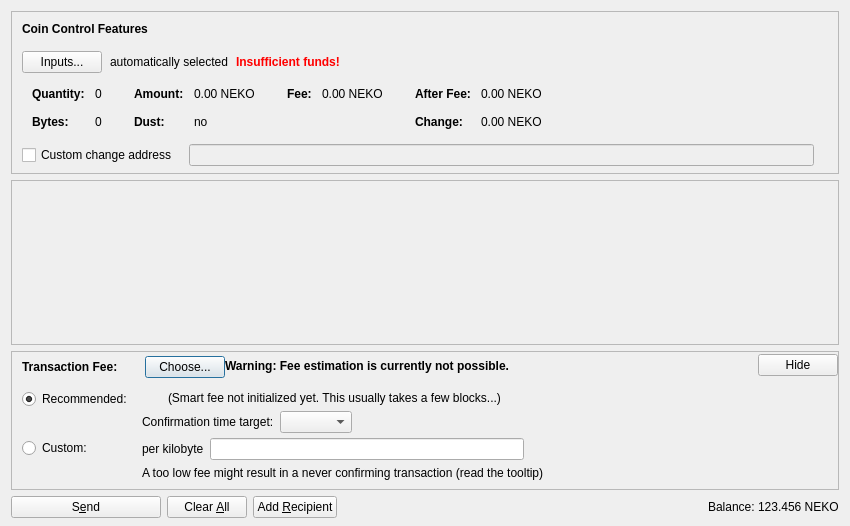
<?xml version="1.0" encoding="UTF-8"?>
<ui version="4.0">
 <class>SendCoinsDialog</class>
 <widget class="QDialog" name="SendCoinsDialog">
  <property name="geometry">
   <rect>
    <x>0</x>
    <y>0</y>
    <width>850</width>
    <height>526</height>
   </rect>
  </property>
  <property name="windowTitle">
   <string>Send Coins</string>
  </property>
  <layout class="QVBoxLayout" name="verticalLayout" stretch="0,1,0,0">
   <property name="bottomMargin">
    <number>8</number>
   </property>
   <item>
    <widget class="QFrame" name="frameCoinControl">
     <property name="sizePolicy">
      <sizepolicy hsizetype="Expanding" vsizetype="Expanding">
       <horstretch>0</horstretch>
       <verstretch>0</verstretch>
      </sizepolicy>
     </property>
     <property name="maximumSize">
      <size>
       <width>16777215</width>
       <height>16777215</height>
      </size>
     </property>
     <property name="frameShape">
      <enum>QFrame::StyledPanel</enum>
     </property>
     <property name="frameShadow">
      <enum>QFrame::Sunken</enum>
     </property>
     <layout class="QVBoxLayout" name="verticalLayoutCoinControl2">
      <property name="spacing">
       <number>0</number>
      </property>
      <property name="leftMargin">
       <number>0</number>
      </property>
      <property name="topMargin">
       <number>0</number>
      </property>
      <property name="rightMargin">
       <number>0</number>
      </property>
      <property name="bottomMargin">
       <number>6</number>
      </property>
      <item>
       <layout class="QVBoxLayout" name="verticalLayoutCoinControl" stretch="0,0,0,0,1">
        <property name="spacing">
         <number>0</number>
        </property>
        <property name="leftMargin">
         <number>10</number>
        </property>
        <property name="topMargin">
         <number>10</number>
        </property>
        <item>
         <layout class="QHBoxLayout" name="horizontalLayoutCoinControl1">
          <property name="bottomMargin">
           <number>15</number>
          </property>
          <item>
           <widget class="QLabel" name="labelCoinControlFeatures">
            <property name="sizePolicy">
             <sizepolicy hsizetype="Preferred" vsizetype="Maximum">
              <horstretch>0</horstretch>
              <verstretch>0</verstretch>
             </sizepolicy>
            </property>
            <property name="font">
             <font>
              <weight>75</weight>
              <bold>true</bold>
             </font>
            </property>
            <property name="styleSheet">
             <string notr="true">font-weight:bold;</string>
            </property>
            <property name="text">
             <string>Coin Control Features</string>
            </property>
           </widget>
          </item>
         </layout>
        </item>
        <item>
         <layout class="QHBoxLayout" name="horizontalLayoutCoinControl2" stretch="0,0,0,0">
          <property name="spacing">
           <number>8</number>
          </property>
          <property name="bottomMargin">
           <number>10</number>
          </property>
          <item>
           <widget class="QPushButton" name="pushButtonCoinControl">
            <property name="styleSheet">
             <string notr="true"/>
            </property>
            <property name="text">
             <string>Inputs...</string>
            </property>
            <property name="autoDefault">
             <bool>false</bool>
            </property>
           </widget>
          </item>
          <item>
           <widget class="QLabel" name="labelCoinControlAutomaticallySelected">
            <property name="text">
             <string>automatically selected</string>
            </property>
            <property name="margin">
             <number>5</number>
            </property>
           </widget>
          </item>
          <item>
           <widget class="QLabel" name="labelCoinControlInsuffFunds">
            <property name="font">
             <font>
              <weight>75</weight>
              <bold>true</bold>
             </font>
            </property>
            <property name="styleSheet">
             <string notr="true">color:red;font-weight:bold;</string>
            </property>
            <property name="text">
             <string>Insufficient funds!</string>
            </property>
            <property name="margin">
             <number>5</number>
            </property>
           </widget>
          </item>
          <item>
           <spacer name="horizontalSpacerCoinControl">
            <property name="orientation">
             <enum>Qt::Horizontal</enum>
            </property>
            <property name="sizeHint" stdset="0">
             <size>
              <width>40</width>
              <height>1</height>
             </size>
            </property>
           </spacer>
          </item>
         </layout>
        </item>
        <item>
         <widget class="QWidget" name="widgetCoinControl" native="true">
          <property name="sizePolicy">
           <sizepolicy hsizetype="Preferred" vsizetype="Preferred">
            <horstretch>0</horstretch>
            <verstretch>0</verstretch>
           </sizepolicy>
          </property>
          <property name="minimumSize">
           <size>
            <width>0</width>
            <height>0</height>
           </size>
          </property>
          <property name="styleSheet">
           <string notr="true"/>
          </property>
          <layout class="QHBoxLayout" name="horizontalLayoutCoinControl5">
           <property name="leftMargin">
            <number>0</number>
           </property>
           <property name="topMargin">
            <number>0</number>
           </property>
           <property name="rightMargin">
            <number>0</number>
           </property>
           <property name="bottomMargin">
            <number>0</number>
           </property>
           <item>
            <layout class="QHBoxLayout" name="horizontalLayoutCoinControl3" stretch="0,0,0,1">
             <property name="spacing">
              <number>20</number>
             </property>
             <property name="topMargin">
              <number>0</number>
             </property>
             <property name="bottomMargin">
              <number>10</number>
             </property>
             <item>
              <layout class="QFormLayout" name="formLayoutCoinControl1">
               <property name="horizontalSpacing">
                <number>10</number>
               </property>
               <property name="verticalSpacing">
                <number>14</number>
               </property>
               <property name="leftMargin">
                <number>10</number>
               </property>
               <property name="topMargin">
                <number>4</number>
               </property>
               <property name="rightMargin">
                <number>6</number>
               </property>
               <item row="0" column="0">
                <widget class="QLabel" name="labelCoinControlQuantityText">
                 <property name="font">
                  <font>
                   <weight>75</weight>
                   <bold>true</bold>
                  </font>
                 </property>
                 <property name="text">
                  <string>Quantity:</string>
                 </property>
                 <property name="margin">
                  <number>0</number>
                 </property>
                </widget>
               </item>
               <item row="0" column="1">
                <widget class="QLabel" name="labelCoinControlQuantity">
                 <property name="cursor">
                  <cursorShape>IBeamCursor</cursorShape>
                 </property>
                 <property name="contextMenuPolicy">
                  <enum>Qt::ActionsContextMenu</enum>
                 </property>
                 <property name="text">
                  <string notr="true">0</string>
                 </property>
                 <property name="margin">
                  <number>0</number>
                 </property>
                 <property name="textInteractionFlags">
                  <set>Qt::LinksAccessibleByMouse|Qt::TextSelectableByKeyboard|Qt::TextSelectableByMouse</set>
                 </property>
                </widget>
               </item>
               <item row="1" column="0">
                <widget class="QLabel" name="labelCoinControlBytesText">
                 <property name="font">
                  <font>
                   <weight>75</weight>
                   <bold>true</bold>
                  </font>
                 </property>
                 <property name="text">
                  <string>Bytes:</string>
                 </property>
                </widget>
               </item>
               <item row="1" column="1">
                <widget class="QLabel" name="labelCoinControlBytes">
                 <property name="cursor">
                  <cursorShape>IBeamCursor</cursorShape>
                 </property>
                 <property name="contextMenuPolicy">
                  <enum>Qt::ActionsContextMenu</enum>
                 </property>
                 <property name="text">
                  <string notr="true">0</string>
                 </property>
                 <property name="textInteractionFlags">
                  <set>Qt::LinksAccessibleByMouse|Qt::TextSelectableByKeyboard|Qt::TextSelectableByMouse</set>
                 </property>
                </widget>
               </item>
              </layout>
             </item>
             <item>
              <layout class="QFormLayout" name="formLayoutCoinControl2">
               <property name="horizontalSpacing">
                <number>10</number>
               </property>
               <property name="verticalSpacing">
                <number>14</number>
               </property>
               <property name="leftMargin">
                <number>6</number>
               </property>
               <property name="topMargin">
                <number>4</number>
               </property>
               <property name="rightMargin">
                <number>6</number>
               </property>
               <item row="0" column="0">
                <widget class="QLabel" name="labelCoinControlAmountText">
                 <property name="font">
                  <font>
                   <weight>75</weight>
                   <bold>true</bold>
                  </font>
                 </property>
                 <property name="text">
                  <string>Amount:</string>
                 </property>
                 <property name="margin">
                  <number>0</number>
                 </property>
                </widget>
               </item>
               <item row="0" column="1">
                <widget class="QLabel" name="labelCoinControlAmount">
                 <property name="cursor">
                  <cursorShape>IBeamCursor</cursorShape>
                 </property>
                 <property name="contextMenuPolicy">
                  <enum>Qt::ActionsContextMenu</enum>
                 </property>
                 <property name="text">
                  <string notr="true">0.00 NEKO</string>
                 </property>
                 <property name="textInteractionFlags">
                  <set>Qt::LinksAccessibleByMouse|Qt::TextSelectableByKeyboard|Qt::TextSelectableByMouse</set>
                 </property>
                </widget>
               </item>
               <item row="1" column="0">
                <widget class="QLabel" name="labelCoinControlLowOutputText">
                 <property name="font">
                  <font>
                   <weight>75</weight>
                   <bold>true</bold>
                  </font>
                 </property>
                 <property name="text">
                  <string>Dust:</string>
                 </property>
                </widget>
               </item>
               <item row="1" column="1">
                <widget class="QLabel" name="labelCoinControlLowOutput">
                 <property name="cursor">
                  <cursorShape>IBeamCursor</cursorShape>
                 </property>
                 <property name="contextMenuPolicy">
                  <enum>Qt::ActionsContextMenu</enum>
                 </property>
                 <property name="text">
                  <string notr="true">no</string>
                 </property>
                 <property name="textInteractionFlags">
                  <set>Qt::LinksAccessibleByMouse|Qt::TextSelectableByKeyboard|Qt::TextSelectableByMouse</set>
                 </property>
                </widget>
               </item>
              </layout>
             </item>
             <item>
              <layout class="QFormLayout" name="formLayoutCoinControl3">
               <property name="horizontalSpacing">
                <number>10</number>
               </property>
               <property name="verticalSpacing">
                <number>14</number>
               </property>
               <property name="leftMargin">
                <number>6</number>
               </property>
               <property name="topMargin">
                <number>4</number>
               </property>
               <property name="rightMargin">
                <number>6</number>
               </property>
               <item row="0" column="0">
                <widget class="QLabel" name="labelCoinControlFeeText">
                 <property name="font">
                  <font>
                   <weight>75</weight>
                   <bold>true</bold>
                  </font>
                 </property>
                 <property name="text">
                  <string>Fee:</string>
                 </property>
                 <property name="margin">
                  <number>0</number>
                 </property>
                </widget>
               </item>
               <item row="0" column="1">
                <widget class="QLabel" name="labelCoinControlFee">
                 <property name="cursor">
                  <cursorShape>IBeamCursor</cursorShape>
                 </property>
                 <property name="contextMenuPolicy">
                  <enum>Qt::ActionsContextMenu</enum>
                 </property>
                 <property name="text">
                  <string notr="true">0.00 NEKO</string>
                 </property>
                 <property name="textInteractionFlags">
                  <set>Qt::LinksAccessibleByMouse|Qt::TextSelectableByKeyboard|Qt::TextSelectableByMouse</set>
                 </property>
                </widget>
               </item>
              </layout>
             </item>
             <item>
              <layout class="QFormLayout" name="formLayoutCoinControl4">
               <property name="horizontalSpacing">
                <number>10</number>
               </property>
               <property name="verticalSpacing">
                <number>14</number>
               </property>
               <property name="leftMargin">
                <number>6</number>
               </property>
               <property name="topMargin">
                <number>4</number>
               </property>
               <property name="rightMargin">
                <number>6</number>
               </property>
               <item row="0" column="0">
                <widget class="QLabel" name="labelCoinControlAfterFeeText">
                 <property name="font">
                  <font>
                   <weight>75</weight>
                   <bold>true</bold>
                  </font>
                 </property>
                 <property name="text">
                  <string>After Fee:</string>
                 </property>
                 <property name="margin">
                  <number>0</number>
                 </property>
                </widget>
               </item>
               <item row="0" column="1">
                <widget class="QLabel" name="labelCoinControlAfterFee">
                 <property name="cursor">
                  <cursorShape>IBeamCursor</cursorShape>
                 </property>
                 <property name="contextMenuPolicy">
                  <enum>Qt::ActionsContextMenu</enum>
                 </property>
                 <property name="text">
                  <string notr="true">0.00 NEKO</string>
                 </property>
                 <property name="textInteractionFlags">
                  <set>Qt::LinksAccessibleByMouse|Qt::TextSelectableByKeyboard|Qt::TextSelectableByMouse</set>
                 </property>
                </widget>
               </item>
               <item row="1" column="0">
                <widget class="QLabel" name="labelCoinControlChangeText">
                 <property name="font">
                  <font>
                   <weight>75</weight>
                   <bold>true</bold>
                  </font>
                 </property>
                 <property name="text">
                  <string>Change:</string>
                 </property>
                </widget>
               </item>
               <item row="1" column="1">
                <widget class="QLabel" name="labelCoinControlChange">
                 <property name="cursor">
                  <cursorShape>IBeamCursor</cursorShape>
                 </property>
                 <property name="contextMenuPolicy">
                  <enum>Qt::ActionsContextMenu</enum>
                 </property>
                 <property name="text">
                  <string notr="true">0.00 NEKO</string>
                 </property>
                 <property name="textInteractionFlags">
                  <set>Qt::LinksAccessibleByMouse|Qt::TextSelectableByKeyboard|Qt::TextSelectableByMouse</set>
                 </property>
                </widget>
               </item>
              </layout>
             </item>
            </layout>
           </item>
          </layout>
         </widget>
        </item>
        <item>
         <layout class="QHBoxLayout" name="horizontalLayoutCoinControl4" stretch="0,0,0">
          <property name="spacing">
           <number>12</number>
          </property>
          <property name="sizeConstraint">
           <enum>QLayout::SetDefaultConstraint</enum>
          </property>
          <property name="topMargin">
           <number>5</number>
          </property>
          <property name="rightMargin">
           <number>5</number>
          </property>
          <item>
           <widget class="QCheckBox" name="checkBoxCoinControlChange">
            <property name="toolTip">
             <string>If this is activated, but the change address is empty or invalid, change will be sent to a newly generated address.</string>
            </property>
            <property name="text">
             <string>Custom change address</string>
            </property>
           </widget>
          </item>
          <item>
           <widget class="QValidatedLineEdit" name="lineEditCoinControlChange">
            <property name="enabled">
             <bool>false</bool>
            </property>
            <property name="sizePolicy">
             <sizepolicy hsizetype="Expanding" vsizetype="Fixed">
              <horstretch>0</horstretch>
              <verstretch>0</verstretch>
             </sizepolicy>
            </property>
           </widget>
          </item>
          <item>
           <widget class="QLabel" name="labelCoinControlChangeLabel">
            <property name="sizePolicy">
             <sizepolicy hsizetype="Preferred" vsizetype="Expanding">
              <horstretch>0</horstretch>
              <verstretch>0</verstretch>
             </sizepolicy>
            </property>
            <property name="minimumSize">
             <size>
              <width>0</width>
              <height>0</height>
             </size>
            </property>
            <property name="text">
             <string/>
            </property>
            <property name="margin">
             <number>3</number>
            </property>
           </widget>
          </item>
         </layout>
        </item>
        <item>
         <spacer name="verticalSpacerCoinControl">
          <property name="orientation">
           <enum>Qt::Vertical</enum>
          </property>
          <property name="sizeHint" stdset="0">
           <size>
            <width>800</width>
            <height>1</height>
           </size>
          </property>
         </spacer>
        </item>
       </layout>
      </item>
     </layout>
    </widget>
   </item>
   <item>
    <widget class="QScrollArea" name="scrollArea">
     <property name="widgetResizable">
      <bool>true</bool>
     </property>
     <widget class="QWidget" name="scrollAreaWidgetContents">
      <property name="geometry">
       <rect>
        <x>0</x>
        <y>0</y>
        <width>830</width>
        <height>104</height>
       </rect>
      </property>
      <layout class="QVBoxLayout" name="verticalLayout_2" stretch="0,1">
       <property name="leftMargin">
        <number>0</number>
       </property>
       <property name="topMargin">
        <number>0</number>
       </property>
       <property name="rightMargin">
        <number>0</number>
       </property>
       <property name="bottomMargin">
        <number>0</number>
       </property>
       <item>
        <layout class="QVBoxLayout" name="entries">
         <property name="spacing">
          <number>6</number>
         </property>
        </layout>
       </item>
       <item>
        <spacer name="verticalSpacer">
         <property name="orientation">
          <enum>Qt::Vertical</enum>
         </property>
         <property name="sizeHint" stdset="0">
          <size>
           <width>20</width>
           <height>40</height>
          </size>
         </property>
        </spacer>
       </item>
      </layout>
     </widget>
    </widget>
   </item>
   <item>
    <widget class="QFrame" name="frameFee">
     <property name="sizePolicy">
      <sizepolicy hsizetype="Expanding" vsizetype="Expanding">
       <horstretch>0</horstretch>
       <verstretch>0</verstretch>
      </sizepolicy>
     </property>
     <property name="maximumSize">
      <size>
       <width>16777215</width>
       <height>16777215</height>
      </size>
     </property>
     <property name="frameShape">
      <enum>QFrame::StyledPanel</enum>
     </property>
     <property name="frameShadow">
      <enum>QFrame::Sunken</enum>
     </property>
     <layout class="QVBoxLayout" name="verticalLayoutFee1">
      <property name="spacing">
       <number>0</number>
      </property>
      <property name="leftMargin">
       <number>0</number>
      </property>
      <property name="topMargin">
       <number>0</number>
      </property>
      <property name="rightMargin">
       <number>0</number>
      </property>
      <property name="bottomMargin">
       <number>0</number>
      </property>
      <item>
       <layout class="QVBoxLayout" name="verticalLayoutFee2" stretch="0,0,0">
        <property name="spacing">
         <number>0</number>
        </property>
        <property name="leftMargin">
         <number>10</number>
        </property>
        <property name="topMargin">
         <number>0</number>
        </property>
        <item>
         <layout class="QHBoxLayout" name="horizontalLayoutFee1">
          <property name="bottomMargin">
           <number>0</number>
          </property>
          <item>
           <layout class="QVBoxLayout" name="verticalLayoutFee7">
            <property name="spacing">
             <number>0</number>
            </property>
            <item>
             <spacer name="verticalSpacerSmartFee">
              <property name="orientation">
               <enum>Qt::Vertical</enum>
              </property>
              <property name="sizeType">
               <enum>QSizePolicy::Fixed</enum>
              </property>
              <property name="sizeHint" stdset="0">
               <size>
                <width>1</width>
                <height>4</height>
               </size>
              </property>
             </spacer>
            </item>
            <item>
             <layout class="QHBoxLayout" name="horizontalLayoutSmartFee">
              <property name="spacing">
               <number>10</number>
              </property>
              <item>
               <widget class="QLabel" name="labelFeeHeadline">
                <property name="sizePolicy">
                 <sizepolicy hsizetype="Preferred" vsizetype="Maximum">
                  <horstretch>0</horstretch>
                  <verstretch>0</verstretch>
                 </sizepolicy>
                </property>
                <property name="font">
                 <font>
                  <weight>75</weight>
                  <bold>true</bold>
                 </font>
                </property>
                <property name="styleSheet">
                 <string notr="true">font-weight:bold;</string>
                </property>
                <property name="text">
                 <string>Transaction Fee:</string>
                </property>
               </widget>
              </item>
              <item>
               <widget class="QLabel" name="labelFeeMinimized">
                <property name="text">
                 <string/>
                </property>
               </widget>
              </item>
              <item>
               <widget class="QPushButton" name="buttonChooseFee">
                <property name="text">
                 <string>Choose...</string>
                </property>
               </widget>
              </item>
             </layout>
            </item>
            <item>
             <spacer name="verticalSpacer_5">
              <property name="orientation">
               <enum>Qt::Vertical</enum>
              </property>
              <property name="sizeHint" stdset="0">
               <size>
                <width>1</width>
                <height>1</height>
               </size>
              </property>
             </spacer>
            </item>
           </layout>
          </item>
          <item>
           <widget class="QLabel" name="fallbackFeeWarningLabel">
            <property name="toolTip">
             <string>Using the fallbackfee can result in sending a transaction that will take several hours or days (or never) to confirm. Consider choosing your fee manually or wait until you have validated the complete chain.</string>
            </property>
            <property name="font">
            <font>
                <weight>75</weight>
                <bold>true</bold>
            </font>
            </property>
            <property name="text">
             <string>Warning: Fee estimation is currently not possible.</string>
            </property>
            <property name="wordWrap">
             <bool>false</bool>
            </property>
           </widget>
          </item>
          <item>
           <spacer name="horizontalSpacer_4">
            <property name="orientation">
             <enum>Qt::Horizontal</enum>
            </property>
            <property name="sizeType">
             <enum>QSizePolicy::MinimumExpanding</enum>
            </property>
            <property name="sizeHint" stdset="0">
             <size>
              <width>40</width>
              <height>20</height>
             </size>
            </property>
           </spacer>
          </item>
          <item>
           <widget class="QPushButton" name="buttonMinimizeFee">
            <property name="toolTip">
             <string>collapse fee-settings</string>
            </property>
            <property name="text">
             <string>Hide</string>
            </property>
           </widget>
          </item>
         </layout>
        </item>
        <item>
         <widget class="QFrame" name="frameFeeSelection">
          <layout class="QVBoxLayout" name="verticalLayoutFee12">
           <property name="spacing">
            <number>0</number>
           </property>
           <property name="leftMargin">
            <number>0</number>
           </property>
           <property name="topMargin">
            <number>0</number>
           </property>
           <property name="rightMargin">
            <number>0</number>
           </property>
           <property name="bottomMargin">
            <number>0</number>
           </property>
           <item>
            <layout class="QGridLayout" name="gridLayoutFee">
             <property name="topMargin">
              <number>10</number>
             </property>
             <property name="bottomMargin">
              <number>4</number>
             </property>
             <property name="horizontalSpacing">
              <number>10</number>
             </property>
             <property name="verticalSpacing">
              <number>4</number>
             </property>
             <item row="1" column="1">
              <layout class="QVBoxLayout" name="verticalLayoutFee8">
               <property name="spacing">
                <number>6</number>
               </property>
               <item>
                <layout class="QHBoxLayout" name="horizontalLayoutFee13">
                 <item>
                  <widget class="QLabel" name="labelCustomPerKilobyte">
                   <property name="toolTip">
                    <string>Specify a custom fee per kB (1,000 bytes) of the transaction's virtual size.

Note:  Since the fee is calculated on a per-byte basis, a fee of "100 satoshis per kB" for a transaction size of 500 bytes (half of 1 kB) would ultimately yield a fee of only 50 satoshis.</string>
                   </property>
                   <property name="text">
                    <string>per kilobyte</string>
                   </property>
                  </widget>
                 </item>
                 <item>
                  <widget class="BitcoinAmountField" name="customFee"/>
                 </item>
                 <item>
                  <spacer name="horizontalSpacer_6">
                   <property name="orientation">
                    <enum>Qt::Horizontal</enum>
                   </property>
                   <property name="sizeHint" stdset="0">
                    <size>
                     <width>1</width>
                     <height>1</height>
                    </size>
                   </property>
                  </spacer>
                 </item>
                </layout>
               </item>
               <item>
                <layout class="QHBoxLayout" name="horizontalLayoutFee8">
                 <item>
                  <widget class="QLabel" name="labelCustomFeeWarning">
                   <property name="enabled">
                    <bool>true</bool>
                   </property>
                   <property name="toolTip">
                    <string>When there is less transaction volume than space in the blocks, miners as well as relaying nodes may enforce a minimum fee. Paying only this minimum fee is just fine, but be aware that this can result in a never confirming transaction once there is more demand for nekoscrypt transactions than the network can process.</string>
                   </property>
                   <property name="text">
                    <string>A too low fee might result in a never confirming transaction (read the tooltip)</string>
                   </property>
                  </widget>
                 </item>
                 <item>
                  <spacer name="horizontalSpacer_2">
                   <property name="orientation">
                    <enum>Qt::Horizontal</enum>
                   </property>
                   <property name="sizeHint" stdset="0">
                    <size>
                     <width>1</width>
                     <height>1</height>
                    </size>
                   </property>
                  </spacer>
                 </item>
                </layout>
               </item>
              </layout>
             </item>
             <item row="0" column="0">
              <layout class="QVBoxLayout" name="verticalLayoutFee4" stretch="0,1">
               <item>
                <widget class="QRadioButton" name="radioSmartFee">
                 <property name="text">
                  <string>Recommended:</string>
                 </property>
                 <property name="checked">
                  <bool>true</bool>
                 </property>
                 <attribute name="buttonGroup">
                  <string notr="true">groupFee</string>
                 </attribute>
                </widget>
               </item>
               <item>
                <spacer name="verticalSpacer_2">
                 <property name="orientation">
                  <enum>Qt::Vertical</enum>
                 </property>
                 <property name="sizeHint" stdset="0">
                  <size>
                   <width>1</width>
                   <height>1</height>
                  </size>
                 </property>
                </spacer>
               </item>
              </layout>
             </item>
             <item row="1" column="0">
              <layout class="QVBoxLayout" name="verticalLayoutFee9" stretch="0,1">
               <item>
                <widget class="QRadioButton" name="radioCustomFee">
                 <property name="text">
                  <string>Custom:</string>
                 </property>
                 <attribute name="buttonGroup">
                  <string notr="true">groupFee</string>
                 </attribute>
                </widget>
               </item>
               <item>
                <spacer name="verticalSpacer_6">
                 <property name="orientation">
                  <enum>Qt::Vertical</enum>
                 </property>
                 <property name="sizeHint" stdset="0">
                  <size>
                   <width>1</width>
                   <height>1</height>
                  </size>
                 </property>
                </spacer>
               </item>
              </layout>
             </item>
             <item row="0" column="1">
              <layout class="QVBoxLayout" name="verticalLayoutFee3" stretch="0,0,1">
               <property name="spacing">
                <number>6</number>
               </property>
               <property name="topMargin">
                <number>2</number>
               </property>
               <item>
                <layout class="QHBoxLayout" name="horizontalLayoutFee12">
                 <item>
                  <widget class="QLabel" name="labelSmartFee">
                   <property name="text">
                    <string/>
                   </property>
                  </widget>
                 </item>
                 <item>
                  <widget class="QLabel" name="labelFeeEstimation">
                   <property name="text">
                    <string/>
                   </property>
                  </widget>
                 </item>
                 <item>
                  <widget class="QLabel" name="labelSmartFee2">
                   <property name="text">
                    <string>(Smart fee not initialized yet. This usually takes a few blocks...)</string>
                   </property>
                  </widget>
                 </item>
                 <item>
                  <spacer name="horizontalSpacer_5">
                   <property name="orientation">
                    <enum>Qt::Horizontal</enum>
                   </property>
                   <property name="sizeHint" stdset="0">
                    <size>
                     <width>1</width>
                     <height>1</height>
                    </size>
                   </property>
                  </spacer>
                 </item>
                </layout>
               </item>
               <item>
                <layout class="QHBoxLayout" name="horizontalLayoutFee9">
                 <item>
                  <layout class="QVBoxLayout" name="verticalLayoutFee6">
                   <item>
                    <widget class="QLabel" name="labelSmartFee3">
                     <property name="text">
                      <string>Confirmation time target:</string>
                     </property>
                    </widget>
                   </item>
                  </layout>
                 </item>
                 <item>
                  <layout class="QVBoxLayout" name="verticalLayoutFee5">
                   <property name="rightMargin">
                    <number>30</number>
                   </property>
                   <item>
                    <layout class="QHBoxLayout" name="horizontalLayoutConfTarget">
                     <property name="bottomMargin">
                      <number>0</number>
                     </property>
                     <item>
                      <widget class="QComboBox" name="confTargetSelector"/>
                     </item>
                     <item>
                      <spacer name="horizontalSpacerConfTarget">
                       <property name="orientation">
                        <enum>Qt::Horizontal</enum>
                       </property>
                       <property name="sizeHint" stdset="0">
                        <size>
                         <width>40</width>
                         <height>20</height>
                        </size>
                       </property>
                      </spacer>
                     </item>
                    </layout>
                   </item>
                  </layout>
                 </item>
                </layout>
               </item>
               <item>
                <spacer name="verticalSpacer_4">
                 <property name="orientation">
                  <enum>Qt::Vertical</enum>
                 </property>
                 <property name="sizeHint" stdset="0">
                  <size>
                   <width>1</width>
                   <height>1</height>
                  </size>
                 </property>
                </spacer>
               </item>
              </layout>
             </item>
            </layout>
           </item>
          </layout>
         </widget>
        </item>
        <item>
         <spacer name="verticalSpacerFee">
          <property name="orientation">
           <enum>Qt::Vertical</enum>
          </property>
          <property name="sizeHint" stdset="0">
           <size>
            <width>40</width>
            <height>5</height>
           </size>
          </property>
         </spacer>
        </item>
       </layout>
      </item>
     </layout>
    </widget>
   </item>
   <item>
    <layout class="QHBoxLayout" name="horizontalLayout">
     <item>
      <widget class="QPushButton" name="sendButton">
       <property name="minimumSize">
        <size>
         <width>150</width>
         <height>0</height>
        </size>
       </property>
       <property name="toolTip">
        <string>Confirm the send action</string>
       </property>
       <property name="text">
        <string>S&amp;end</string>
       </property>
       <property name="icon">
        <iconset resource="../bitcoin.qrc">
         <normaloff>:/icons/send</normaloff>:/icons/send</iconset>
       </property>
       <property name="autoDefault">
        <bool>false</bool>
       </property>
       <property name="default">
        <bool>false</bool>
       </property>
      </widget>
     </item>
     <item>
      <widget class="QPushButton" name="clearButton">
       <property name="sizePolicy">
        <sizepolicy hsizetype="Minimum" vsizetype="Fixed">
         <horstretch>0</horstretch>
         <verstretch>0</verstretch>
        </sizepolicy>
       </property>
       <property name="toolTip">
        <string>Clear all fields of the form.</string>
       </property>
       <property name="text">
        <string>Clear &amp;All</string>
       </property>
       <property name="icon">
        <iconset resource="../bitcoin.qrc">
         <normaloff>:/icons/remove</normaloff>:/icons/remove</iconset>
       </property>
       <property name="autoDefault">
        <bool>false</bool>
       </property>
      </widget>
     </item>
     <item>
      <widget class="QPushButton" name="addButton">
       <property name="toolTip">
        <string>Send to multiple recipients at once</string>
       </property>
       <property name="text">
        <string>Add &amp;Recipient</string>
       </property>
       <property name="icon">
        <iconset resource="../bitcoin.qrc">
         <normaloff>:/icons/add</normaloff>:/icons/add</iconset>
       </property>
       <property name="autoDefault">
        <bool>false</bool>
       </property>
      </widget>
     </item>
     <item>
      <spacer name="horizontalSpacer">
       <property name="orientation">
        <enum>Qt::Horizontal</enum>
       </property>
       <property name="sizeHint" stdset="0">
        <size>
         <width>40</width>
         <height>20</height>
        </size>
       </property>
      </spacer>
     </item>
     <item>
      <layout class="QHBoxLayout" name="horizontalLayout_2">
       <property name="spacing">
        <number>3</number>
       </property>
       <item>
        <widget class="QLabel" name="label">
         <property name="sizePolicy">
          <sizepolicy hsizetype="Preferred" vsizetype="Fixed">
           <horstretch>0</horstretch>
           <verstretch>0</verstretch>
          </sizepolicy>
         </property>
         <property name="text">
          <string>Balance:</string>
         </property>
        </widget>
       </item>
       <item>
        <widget class="QLabel" name="labelBalance">
         <property name="sizePolicy">
          <sizepolicy hsizetype="Preferred" vsizetype="Fixed">
           <horstretch>0</horstretch>
           <verstretch>0</verstretch>
          </sizepolicy>
         </property>
         <property name="cursor">
          <cursorShape>IBeamCursor</cursorShape>
         </property>
         <property name="text">
          <string notr="true">123.456 NEKO</string>
         </property>
         <property name="textInteractionFlags">
          <set>Qt::LinksAccessibleByMouse|Qt::TextSelectableByKeyboard|Qt::TextSelectableByMouse</set>
         </property>
        </widget>
       </item>
      </layout>
     </item>
    </layout>
   </item>
  </layout>
 </widget>
 <customwidgets>
  <customwidget>
   <class>QValidatedLineEdit</class>
   <extends>QLineEdit</extends>
   <header>qt/qvalidatedlineedit.h</header>
  </customwidget>
  <customwidget>
   <class>BitcoinAmountField</class>
   <extends>QLineEdit</extends>
   <header>qt/bitcoinamountfield.h</header>
   <container>1</container>
  </customwidget>
 </customwidgets>
 <resources>
  <include location="../bitcoin.qrc"/>
 </resources>
 <connections/>
 <buttongroups>
  <buttongroup name="groupFee"/>
 </buttongroups>
</ui>
